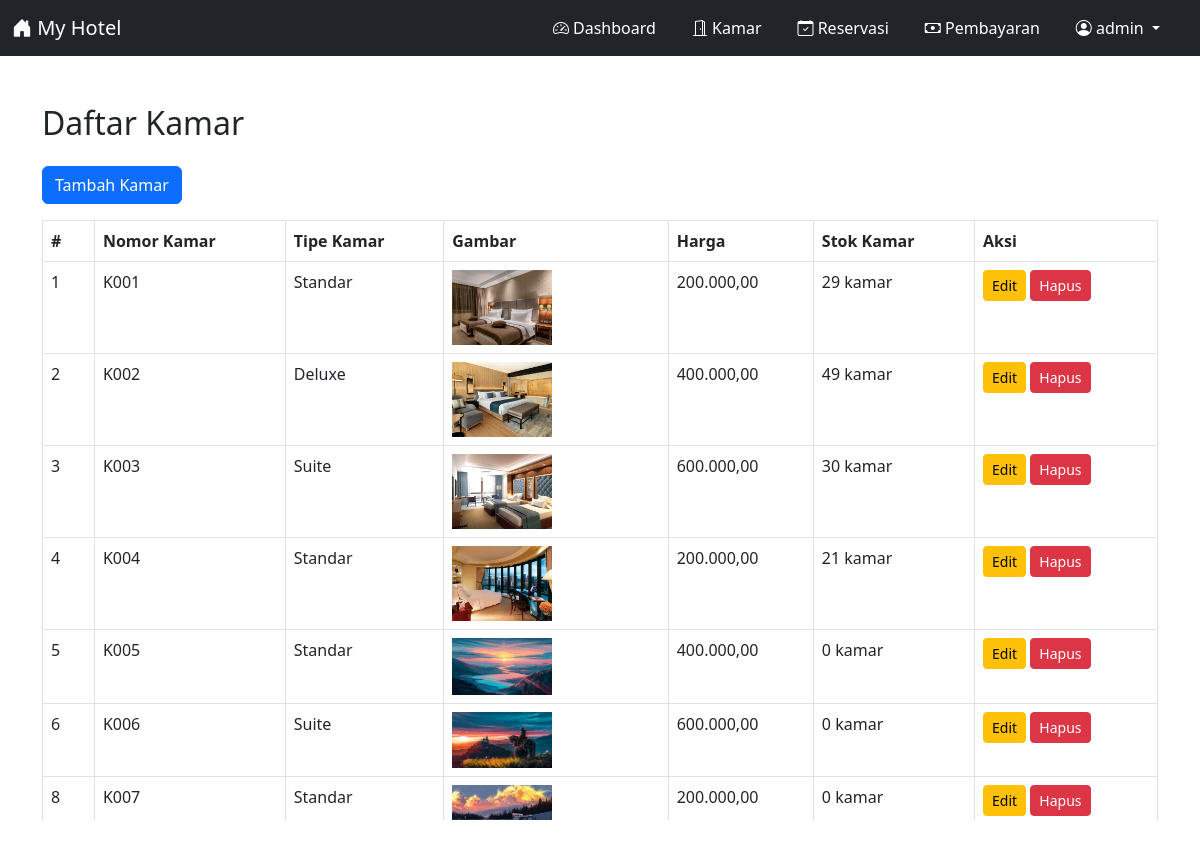
The page /admin/show_kamar.php (signed in) on the database its author committed.
### tables this page shows
CREATE TABLE `kamar` (
  `id_kamar` int NOT NULL,
  `nomor_kamar` varchar(10) NOT NULL,
  `tipe_kamar` enum('Standar','Deluxe','Suite') NOT NULL,
  `gambar` varchar(255) DEFAULT NULL,
  `harga` decimal(10,2) NOT NULL,
  `stok_kamar` int NOT NULL
);

### admin/show_kamar.php (the view, shortened to what this page needs)
<?php
include 'header_admin.php';
include '../koneksi/koneksi.php';
$query = "SELECT * FROM kamar";
$result = mysqli_query($conn, $query);
?>
<!DOCTYPE html>
<html lang="id">
<head>
    <link href="https://cdn.jsdelivr.net/npm/bootstrap@5.3.0/dist/css/bootstrap.min.css" rel="stylesheet">
    <link href="https://cdn.jsdelivr.net/npm/bootstrap-icons/font/bootstrap-icons.css" rel="stylesheet">
</head>
<body>
    <div class="container my-5">
        <h2 class="mb-4">Daftar Kamar</h2>
        <a href="kamar/add_kamar.php" class="btn btn-primary mb-3">Tambah Kamar</a>
        <div class="table-responsive">
            <table class="table table-bordered">
                <thead>
                    <tr>
                        <th>#</th>
                        <th>Nomor Kamar</th>
                        <th>Tipe Kamar</th>
                        <th>Gambar</th>
                        <th>Harga</th>
                        <th>Stok Kamar</th>
                        <th>Aksi</th>
                    </tr>
                </thead>
                <tbody>
                    <?php while ($row = mysqli_fetch_assoc($result)): ?>
                        <tr>
                            <td><?php echo $row['id_kamar']; ?></td>
                            <td><?php echo $row['nomor_kamar']; ?></td>
                            <td><?php echo $row['tipe_kamar']; ?></td>
                            <td>
                                <?php if ($row['gambar']): ?>
                                    <img src="../img/<?php echo $row['gambar']; ?>" alt="gambar kamar" width="100">
                                <?php else: ?>
                                    Tidak ada gambar
                                <?php endif; ?>
                            </td>
                            <td><?php echo number_format($row['harga'], 2, ',', '.'); ?></td>
                            <td><?php echo $row['stok_kamar']; ?> kamar</td>
                            <td>
                                <a href="kamar/edit_kamar.php?nomor_kamar=<?php echo $row['nomor_kamar']; ?>" class="btn btn-warning btn-sm">Edit</a>
                                <a href="kamar/delete_kamar.php?nomor_kamar=<?php echo $row['nomor_kamar']; ?>" class="btn btn-danger btn-sm" onclick="return confirm('Apakah Anda yakin ingin menghapus kamar ini?')">Hapus</a>
                            </td>
                        </tr>
                    <?php endwhile; ?>
                </tbody>
            </table>
        </div>
    </div>
</body>
</html>

### admin/header_admin.php (shortened to what this page needs)
<?php
$adminUsername = isset($_SESSION['admin_username']) ? htmlspecialchars($_SESSION['admin_username']) : "Admin";
?>
<!DOCTYPE html>
<html lang="id">
<head>
    <link href="https://cdn.jsdelivr.net/npm/bootstrap@5.3.0/dist/css/bootstrap.min.css" rel="stylesheet">
    <link href="https://cdn.jsdelivr.net/npm/bootstrap-icons/font/bootstrap-icons.css" rel="stylesheet">
</head>
<body>
    <nav class="navbar navbar-expand-lg navbar-dark bg-dark">
        <div class="container-fluid">
            <a class="navbar-brand" href="#">
                <i class="bi bi-house-door-fill"></i> My Hotel
            </a>
            <div class="collapse navbar-collapse" id="navbarNav">
                <ul class="navbar-nav ms-auto">
                    <li class="nav-item">
                        <a class="nav-link" href="dashboard.php">
                            <i class="bi bi-speedometer2"></i> Dashboard
                        </a>
                    </li>
                    <li class="nav-item">
                        <a class="nav-link" href="show_kamar.php">
                            <i class="bi bi-door-open"></i> Kamar
                        </a>
                    </li>
                    <li class="nav-item">
                        <a class="nav-link" href="show_reservasi.php">
                            <i class="bi bi-calendar-check"></i> Reservasi
                        </a>
                    </li>
                    <li class="nav-item">
                        <a class="nav-link" href="form_pembayaran_admin.php">
                            <i class="bi bi-cash"></i> Pembayaran
                        </a>
                    </li>
                    <li class="nav-item dropdown">
                        <a class="nav-link dropdown-toggle" href="#" id="navbarDropdown" role="button" data-bs-toggle="dropdown" aria-expanded="false">
                            <i class="bi bi-person-circle"></i> <?php echo htmlspecialchars($adminUsername); ?>
                        </a>
                    </li>
                </ul>
            </div>
        </div>
    </nav>
</body>
</html>

### admin/header_admin.php (style rules this page uses)
.navbar { margin-bottom: 20px; }
.nav-item { margin-right: 20px; }
.nav-link { color: white !important; }

### admin/show_kamar.php (style rules this page uses)
.table-responsive { max-height: 600px; overflow-y: auto; }

### rows shown on the page
kamar: id_kamar "1", nomor_kamar "K001", tipe_kamar "Standar", gambar (picture), harga "200.000,00", stok_kamar "29"
kamar: id_kamar "2", nomor_kamar "K002", tipe_kamar "Deluxe", gambar (picture), harga "400.000,00", stok_kamar "49"
kamar: id_kamar "3", nomor_kamar "K003", tipe_kamar "Suite", gambar (picture), harga "600.000,00", stok_kamar "30"
kamar: id_kamar "4", nomor_kamar "K004", tipe_kamar "Standar", gambar (picture), harga "200.000,00", stok_kamar "21"
kamar: id_kamar "5", nomor_kamar "K005", tipe_kamar "Standar", gambar (picture), harga "400.000,00", stok_kamar "0"
kamar: id_kamar "6", nomor_kamar "K006", tipe_kamar "Suite", gambar (picture), harga "600.000,00", stok_kamar "0"
kamar: id_kamar "8", nomor_kamar "K007", tipe_kamar "Standar", gambar (picture), harga "200.000,00", stok_kamar "0"

### other values the page prints
$adminUsername "admin"
